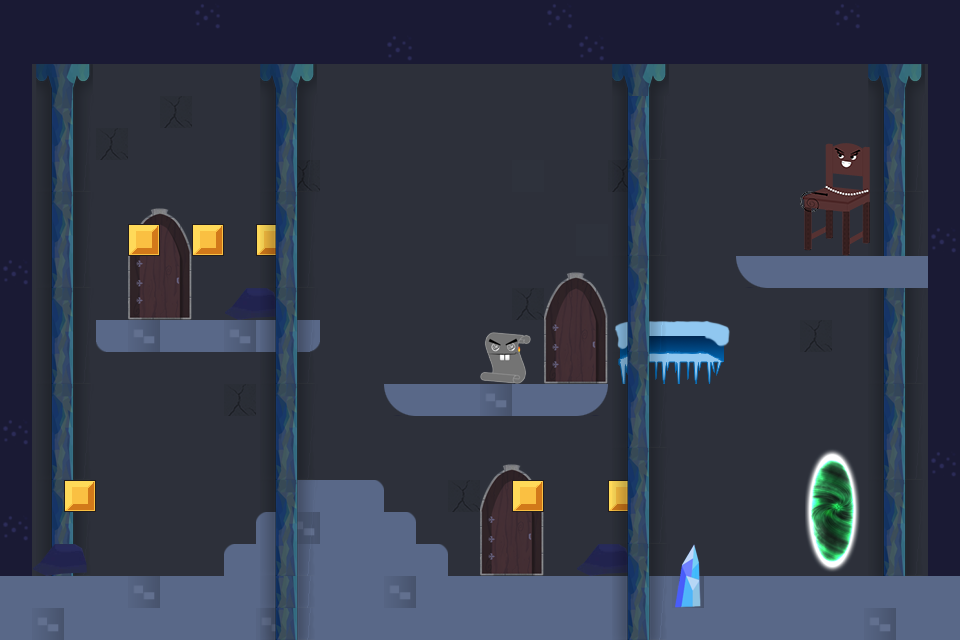

Below is a game level as drawn by its tile map, then a one-line description and the .tmx that defines it (tile-layer data replaced by summaries):
An orthogonal 30x20 tile map with 32x32 px tiles, 12 tile layers (background, colonne, porte, piattaforme, ...), 4 tilesets and 1 object (playerSpawn).

<map version="1.0" orientation="orthogonal" renderorder="right-down" width="30" height="20" tilewidth="32" tileheight="32" nextobjectid="2">
 <properties>
  <property name="ParallaxEnabled" value="true" />
 </properties>
 <tileset firstgid="1" name="tilesmap3" tilewidth="32" tileheight="32" tilecount="104" columns="8">
  <image source="sprites/tilesmap3.png" width="256" height="416" />
  <tile id="1">
   <properties>
    <property name="HasBody" value="" />
    <property name="bodyType" value="static" />
    <property name="friction" type="float" value="0" />
    <property name="myName" value="env" />
   </properties>
  </tile>
  <tile id="2">
   <properties>
    <property name="HasBody" value="" />
    <property name="bodyType" value="static" />
    <property name="friction" type="float" value="0" />
    <property name="myName" value="env" />
   </properties>
  </tile>
  <tile id="8">
   <properties>
    <property name="HasBody" value="" />
    <property name="bodyType" value="static" />
    <property name="friction" type="float" value="1" />
    <property name="isGround" value="" />
    <property name="myName" value="env" />
   </properties>
  </tile>
  <tile id="24">
   <properties>
    <property name="HasBody" value="" />
    <property name="bodyType" value="static" />
    <property name="friction" type="float" value="1" />
    <property name="isGround" value="" />
    <property name="myName" value="env" />
   </properties>
  </tile>
  <tile id="32">
   <properties>
    <property name="HasBody" value="" />
    <property name="bodyType" value="static" />
    <property name="friction" type="float" value="0" />
    <property name="isGround" value="" />
    <property name="myName" value="env" />
   </properties>
  </tile>
  <tile id="33">
   <properties>
    <property name="HasBody" value="" />
    <property name="bodyType" value="static" />
    <property name="friction" type="float" value="0" />
    <property name="isGround" value="" />
    <property name="myName" value="env" />
   </properties>
  </tile>
  <tile id="34">
   <properties>
    <property name="HasBody" value="" />
    <property name="bodyType" value="static" />
    <property name="friction" type="float" value="0" />
    <property name="isGround" value="" />
    <property name="myName" value="env" />
   </properties>
  </tile>
  <tile id="35">
   <properties>
    <property name="HasBody" value="" />
    <property name="bodyType" value="dynamic" />
    <property name="canBeBroken" value="true" />
   </properties>
  </tile>
  <tile id="36">
   <properties>
    <property name="HasBody" value="" />
    <property name="bodyType" value="dynamic" />
    <property name="canBeBroken" value="true" />
   </properties>
  </tile>
  <tile id="37">
   <properties>
    <property name="HasBody" value="" />
    <property name="bodyType" value="static" />
    <property name="isSensor" value="" />
    <property name="myName" value="end_level" />
   </properties>
  </tile>
  <tile id="38">
   <properties>
    <property name="HasBody" value="" />
    <property name="bodyType" value="static" />
    <property name="isSensor" value="" />
    <property name="myName" value="end_level" />
   </properties>
  </tile>
  <tile id="40">
   <properties>
    <property name="HasBody" value="" />
    <property name="bodyType" value="static" />
    <property name="myName" value="env" />
   </properties>
  </tile>
  <tile id="41">
   <properties>
    <property name="HasBody" value="" />
    <property name="bodyType" value="static" />
    <property name="myName" value="env" />
   </properties>
  </tile>
  <tile id="42">
   <properties>
    <property name="HasBody" value="" />
    <property name="bodyType" value="static" />
    <property name="myName" value="env" />
   </properties>
  </tile>
  <tile id="43">
   <properties>
    <property name="HasBody" value="" />
    <property name="bodyType" value="static" />
    <property name="isSensor" value="true" />
    <property name="myName" value="coin" />
   </properties>
  </tile>
  <tile id="45">
   <properties>
    <property name="HasBody" value="" />
    <property name="bodyType" value="static" />
    <property name="isSensor" value="" />
    <property name="myName" value="end_level" />
   </properties>
  </tile>
  <tile id="46">
   <properties>
    <property name="HasBody" value="" />
    <property name="bodyType" value="static" />
    <property name="isSensor" value="" />
    <property name="myName" value="end_level" />
   </properties>
  </tile>
  <tile id="48">
   <properties>
    <property name="HasBody" value="" />
    <property name="bodyType" value="static" />
    <property name="myName" value="env" />
   </properties>
  </tile>
  <tile id="49">
   <properties>
    <property name="HasBody" value="" />
    <property name="bodyType" value="static" />
    <property name="myName" value="env" />
   </properties>
  </tile>
  <tile id="50">
   <properties>
    <property name="HasBody" value="" />
    <property name="bodyType" value="static" />
    <property name="myName" value="env" />
   </properties>
  </tile>
  <tile id="53">
   <properties>
    <property name="HasBody" value="" />
    <property name="bodyType" value="static" />
    <property name="isSensor" value="" />
    <property name="myName" value="end_level" />
   </properties>
  </tile>
  <tile id="54">
   <properties>
    <property name="HasBody" value="" />
    <property name="bodyType" value="static" />
    <property name="isSensor" value="" />
    <property name="myName" value="end_level" />
   </properties>
  </tile>
  <tile id="56">
   <properties>
    <property name="HasBody" value="" />
    <property name="bodyType" value="static" />
    <property name="isEnemy" value="true" />
    <property name="isInvincible" value="true" />
    <property name="myName" value="nemico" />
   </properties>
  </tile>
  <tile id="61">
   <properties>
    <property name="HasBody" value="" />
    <property name="bodyType" value="static" />
    <property name="isSensor" value="" />
    <property name="myName" value="end_level" />
   </properties>
  </tile>
  <tile id="62">
   <properties>
    <property name="HasBody" value="" />
    <property name="bodyType" value="static" />
    <property name="isSensor" value="" />
    <property name="myName" value="end_level" />
   </properties>
  </tile>
  <tile id="64">
   <properties>
    <property name="HasBody" value="" />
    <property name="bodyType" value="static" />
    <property name="isEnemy" value="true" />
    <property name="isInvincible" value="true" />
    <property name="myName" value="nemico" />
   </properties>
  </tile>
  <tile id="77">
   <properties>
    <property name="HasBody" value="" />
    <property name="bodyType" value="static" />
    <property name="friction" type="float" value="1" />
    <property name="isGround" value="" />
    <property name="myName" value="env" />
   </properties>
  </tile>
  <tile id="78">
   <properties>
    <property name="HasBody" value="" />
    <property name="bodyType" value="static" />
    <property name="friction" type="float" value="1" />
    <property name="isGround" value="" />
    <property name="myName" value="env" />
   </properties>
  </tile>
  <tile id="82">
   <properties>
    <property name="HasBody" value="" />
    <property name="bodyType" value="static" />
    <property name="friction" type="float" value="1" />
    <property name="isGround" value="" />
    <property name="myName" value="env" />
   </properties>
  </tile>
  <tile id="83">
   <properties>
    <property name="HasBody" value="" />
    <property name="bodyType" value="static" />
    <property name="friction" type="float" value="1" />
    <property name="isGround" value="" />
    <property name="myName" value="env" />
   </properties>
  </tile>
  <tile id="85">
   <properties>
    <property name="HasBody" value="" />
    <property name="bodyType" value="static" />
    <property name="friction" type="float" value="1" />
    <property name="isGround" value="" />
    <property name="myName" value="env" />
   </properties>
  </tile>
  <tile id="86">
   <properties>
    <property name="HasBody" value="" />
    <property name="bodyType" value="static" />
    <property name="friction" type="float" value="1" />
    <property name="isGround" value="" />
    <property name="myName" value="env" />
   </properties>
  </tile>
 </tileset>
 <tileset firstgid="105" name="sedia" tilewidth="70" tileheight="113" tilecount="1" columns="1">
  <image source="sprites/sedia.png" width="70" height="113" />
  <tile id="0">
   <properties>
    <property name="HasBody" value="" />
    <property name="bodyType" value="dynamic" />
    <property name="friction" type="float" value="1" />
    <property name="isEnemy" value="true" />
    <property name="isInvincible" value="false" />
    <property name="lives" type="int" value="5" />
   </properties>
  </tile>
 </tileset>
 <tileset firstgid="106" name="paper" tilewidth="51" tileheight="52" tilecount="1" columns="1">
  <image source="sprites/paper.png" width="51" height="52" />
  <tile id="0">
   <properties>
    <property name="HasBody" value="" />
    <property name="bodyType" value="dynamic" />
    <property name="friction" type="float" value="1" />
    <property name="isEnemy" value="true" />
    <property name="isInvincible" value="false" />
    <property name="lives" type="int" value="3" />
   </properties>
  </tile>
 </tileset>
 <tileset firstgid="107" name="tileset-platformer" tilewidth="32" tileheight="32" tilecount="102" columns="6">
  <image source="sprites/tileset-platformer.png" width="192" height="544" />
  <tile id="12">
   <properties>
    <property name="HasBody" value="" />
    <property name="bodyType" value="static" />
    <property name="bounce" value="1" />
   </properties>
  </tile>
  <tile id="14">
   <properties>
    <property name="HasBody" value="" />
    <property name="bodyType" value="static" />
    <property name="bounce" value="1" />
   </properties>
  </tile>
  <tile id="62">
   <properties>
    <property name="HasBody" value="" />
    <property name="bodyType" value="static" />
    <property name="isSensor" value="true" />
    <property name="myName" value="coin" />
   </properties>
  </tile>
 </tileset>
 <layer name="background" width="30" height="20" opacity="0.97">
  <data>[600 cells, 599 non-empty, 2 distinct tile ids]</data>
 </layer>
 <layer name="colonne" width="30" height="20">
  <data>[600 cells, 64 non-empty, 8 distinct tile ids]</data>
 </layer>
 <layer name="porte" width="30" height="20">
  <data>[600 cells, 24 non-empty, 8 distinct tile ids]</data>
 </layer>
 <layer name="piattaforme" width="30" height="20">
  <data>[600 cells, 104 non-empty, 15 distinct tile ids]</data>
 </layer>
 <layer name="muri" width="30" height="20">
  <data>[600 cells, 92 non-empty, 2 distinct tile ids]</data>
 </layer>
 <layer name="rocce" width="30" height="20">
  <data>[600 cells, 11 non-empty, 3 distinct tile ids]</data>
 </layer>
 <layer name="spuntoni" width="30" height="20">
  <data>[600 cells, 2 non-empty, 2 distinct tile ids]</data>
 </layer>
 <layer name="endgame" width="30" height="20">
  <data>[600 cells, 8 non-empty, 8 distinct tile ids]</data>
 </layer>
 <layer name="nemico" width="30" height="20">
  <data>[600 cells, 2 non-empty, 2 distinct tile ids]</data>
 </layer>
 <layer name="playerObject" width="30" height="20">
  <data>[600 cells, 0 non-empty, 0 distinct tile ids]</data>
 </layer>
 <layer name="playerEffects" width="30" height="20">
  <data>[600 cells, 2 non-empty, 1 distinct tile ids]</data>
 </layer>
 <objectgroup name="playerSpawn">
  <object id="1" name="playerSpawn" x="163" y="448" width="32" height="32" />
 </objectgroup>
 <layer name="foreground" width="30" height="20">
  <properties>
   <property name="parallaxFactorX" value="1.2" />
  </properties>
  <data>[600 cells, 72 non-empty, 8 distinct tile ids]</data>
 </layer>
</map>
